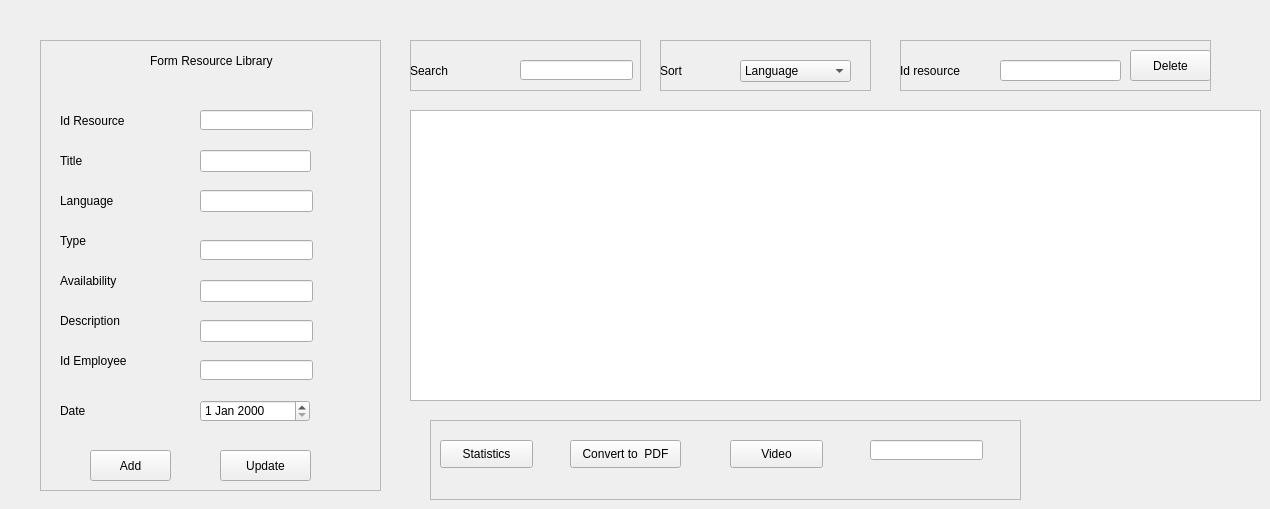
    <widget class="QWidget" name="tab_6">
     <attribute name="title">
      <string>Tab 1</string>
     </attribute>
     <widget class="QFrame" name="frame_30">
      <property name="geometry">
       <rect>
        <x>40</x>
        <y>40</y>
        <width>341</width>
        <height>451</height>
       </rect>
      </property>
      <property name="frameShape">
       <enum>QFrame::StyledPanel</enum>
      </property>
      <property name="frameShadow">
       <enum>QFrame::Raised</enum>
      </property>
      <widget class="QLabel" name="label_65">
       <property name="geometry">
        <rect>
         <x>110</x>
         <y>10</y>
         <width>151</width>
         <height>21</height>
        </rect>
       </property>
       <property name="text">
        <string>Form Resource Library </string>
       </property>
      </widget>
      <widget class="QLabel" name="label_66">
       <property name="geometry">
        <rect>
         <x>20</x>
         <y>70</y>
         <width>121</width>
         <height>21</height>
        </rect>
       </property>
       <property name="text">
        <string>Id Resource</string>
       </property>
      </widget>
      <widget class="QLabel" name="label_67">
       <property name="geometry">
        <rect>
         <x>20</x>
         <y>110</y>
         <width>121</width>
         <height>21</height>
        </rect>
       </property>
       <property name="text">
        <string>Title</string>
       </property>
      </widget>
      <widget class="QLabel" name="label_68">
       <property name="geometry">
        <rect>
         <x>20</x>
         <y>150</y>
         <width>121</width>
         <height>21</height>
        </rect>
       </property>
       <property name="text">
        <string>Language</string>
       </property>
      </widget>
      <widget class="QLabel" name="label_69">
       <property name="geometry">
        <rect>
         <x>20</x>
         <y>190</y>
         <width>121</width>
         <height>21</height>
        </rect>
       </property>
       <property name="text">
        <string>Type</string>
       </property>
      </widget>
      <widget class="QLabel" name="label_70">
       <property name="geometry">
        <rect>
         <x>20</x>
         <y>270</y>
         <width>121</width>
         <height>21</height>
        </rect>
       </property>
       <property name="text">
        <string>Description</string>
       </property>
      </widget>
      <widget class="QLabel" name="label_71">
       <property name="geometry">
        <rect>
         <x>20</x>
         <y>310</y>
         <width>121</width>
         <height>21</height>
        </rect>
       </property>
       <property name="text">
        <string>Id Employee</string>
       </property>
      </widget>
      <widget class="QLabel" name="label_72">
       <property name="geometry">
        <rect>
         <x>20</x>
         <y>230</y>
         <width>121</width>
         <height>21</height>
        </rect>
       </property>
       <property name="text">
        <string>Availability</string>
       </property>
      </widget>
      <widget class="QLabel" name="label_73">
       <property name="geometry">
        <rect>
         <x>20</x>
         <y>360</y>
         <width>121</width>
         <height>21</height>
        </rect>
       </property>
       <property name="text">
        <string>Date</string>
       </property>
      </widget>
      <widget class="QLineEdit" name="res">
       <property name="geometry">
        <rect>
         <x>160</x>
         <y>70</y>
         <width>113</width>
         <height>20</height>
        </rect>
       </property>
      </widget>
      <widget class="QLineEdit" name="TITLE">
       <property name="geometry">
        <rect>
         <x>160</x>
         <y>110</y>
         <width>111</width>
         <height>22</height>
        </rect>
       </property>
      </widget>
      <widget class="QLineEdit" name="RLANGUAGE">
       <property name="geometry">
        <rect>
         <x>160</x>
         <y>150</y>
         <width>113</width>
         <height>22</height>
        </rect>
       </property>
      </widget>
      <widget class="QLineEdit" name="RTYPE">
       <property name="geometry">
        <rect>
         <x>160</x>
         <y>200</y>
         <width>113</width>
         <height>20</height>
        </rect>
       </property>
      </widget>
      <widget class="QLineEdit" name="RAVAILIBILITY">
       <property name="geometry">
        <rect>
         <x>160</x>
         <y>240</y>
         <width>113</width>
         <height>22</height>
        </rect>
       </property>
      </widget>
      <widget class="QLineEdit" name="RDESCRIPTION">
       <property name="geometry">
        <rect>
         <x>160</x>
         <y>280</y>
         <width>113</width>
         <height>22</height>
        </rect>
       </property>
      </widget>
      <widget class="QLineEdit" name="ID_EMPLOYEE">
       <property name="geometry">
        <rect>
         <x>160</x>
         <y>320</y>
         <width>113</width>
         <height>20</height>
        </rect>
       </property>
      </widget>
      <widget class="QDateEdit" name="RDATE">
       <property name="geometry">
        <rect>
         <x>160</x>
         <y>360</y>
         <width>110</width>
         <height>22</height>
        </rect>
       </property>
      </widget>
      <widget class="QPushButton" name="pushButton_addr">
       <property name="geometry">
        <rect>
         <x>50</x>
         <y>410</y>
         <width>81</width>
         <height>31</height>
        </rect>
       </property>
       <property name="text">
        <string>Add</string>
       </property>
      </widget>
      <widget class="QPushButton" name="pushButton_updater">
       <property name="geometry">
        <rect>
         <x>180</x>
         <y>410</y>
         <width>91</width>
         <height>31</height>
        </rect>
       </property>
       <property name="text">
        <string>Update</string>
       </property>
      </widget>
     </widget>
     <widget class="QFrame" name="frame_31">
      <property name="geometry">
       <rect>
        <x>410</x>
        <y>40</y>
        <width>231</width>
        <height>51</height>
       </rect>
      </property>
      <property name="frameShape">
       <enum>QFrame::StyledPanel</enum>
      </property>
      <property name="frameShadow">
       <enum>QFrame::Raised</enum>
      </property>
      <widget class="QLineEdit" name="lineEdit_rechercher">
       <property name="geometry">
        <rect>
         <x>110</x>
         <y>20</y>
         <width>113</width>
         <height>20</height>
        </rect>
       </property>
      </widget>
      <widget class="QLabel" name="label_74">
       <property name="geometry">
        <rect>
         <x>0</x>
         <y>20</y>
         <width>151</width>
         <height>21</height>
        </rect>
       </property>
       <property name="text">
        <string>Search</string>
       </property>
      </widget>
     </widget>
     <widget class="QFrame" name="frame_32">
      <property name="geometry">
       <rect>
        <x>660</x>
        <y>40</y>
        <width>211</width>
        <height>51</height>
       </rect>
      </property>
      <property name="frameShape">
       <enum>QFrame::StyledPanel</enum>
      </property>
      <property name="frameShadow">
       <enum>QFrame::Raised</enum>
      </property>
      <widget class="QLabel" name="label_75">
       <property name="geometry">
        <rect>
         <x>0</x>
         <y>20</y>
         <width>151</width>
         <height>21</height>
        </rect>
       </property>
       <property name="text">
        <string>Sort</string>
       </property>
      </widget>
      <widget class="QComboBox" name="comboBox_sortr">
       <property name="geometry">
        <rect>
         <x>80</x>
         <y>20</y>
         <width>111</width>
         <height>22</height>
        </rect>
       </property>
       <item>
        <property name="text">
         <string>Language</string>
        </property>
       </item>
       <item>
        <property name="text">
         <string>Availability</string>
        </property>
       </item>
       <item>
        <property name="text">
         <string>Type</string>
        </property>
       </item>
      </widget>
     </widget>
     <widget class="QTableView" name="tableViewr">
      <property name="geometry">
       <rect>
        <x>410</x>
        <y>110</y>
        <width>851</width>
        <height>291</height>
       </rect>
      </property>
     </widget>
     <widget class="QFrame" name="frame_33">
      <property name="geometry">
       <rect>
        <x>430</x>
        <y>420</y>
        <width>591</width>
        <height>80</height>
       </rect>
      </property>
      <property name="frameShape">
       <enum>QFrame::StyledPanel</enum>
      </property>
      <property name="frameShadow">
       <enum>QFrame::Raised</enum>
      </property>
      <widget class="QPushButton" name="pushButton_7r">
       <property name="geometry">
        <rect>
         <x>10</x>
         <y>20</y>
         <width>93</width>
         <height>28</height>
        </rect>
       </property>
       <property name="text">
        <string>Statistics</string>
       </property>
      </widget>
      <widget class="QPushButton" name="pushButton_PDFr">
       <property name="geometry">
        <rect>
         <x>140</x>
         <y>20</y>
         <width>111</width>
         <height>28</height>
        </rect>
       </property>
       <property name="text">
        <string>Convert to  PDF</string>
       </property>
      </widget>
      <widget class="QPushButton" name="video">
       <property name="geometry">
        <rect>
         <x>300</x>
         <y>20</y>
         <width>93</width>
         <height>28</height>
        </rect>
       </property>
       <property name="text">
        <string>Video</string>
       </property>
      </widget>
      <widget class="QLineEdit" name="arduinoo">
       <property name="geometry">
        <rect>
         <x>440</x>
         <y>20</y>
         <width>113</width>
         <height>20</height>
        </rect>
       </property>
      </widget>
     </widget>
     <widget class="QFrame" name="frame_34">
      <property name="geometry">
       <rect>
        <x>900</x>
        <y>40</y>
        <width>311</width>
        <height>51</height>
       </rect>
      </property>
      <property name="frameShape">
       <enum>QFrame::StyledPanel</enum>
      </property>
      <property name="frameShadow">
       <enum>QFrame::Raised</enum>
      </property>
      <widget class="QLineEdit" name="del">
       <property name="geometry">
        <rect>
         <x>100</x>
         <y>20</y>
         <width>121</width>
         <height>21</height>
        </rect>
       </property>
      </widget>
      <widget class="QPushButton" name="pushButton_deleter">
       <property name="geometry">
        <rect>
         <x>230</x>
         <y>10</y>
         <width>81</width>
         <height>31</height>
        </rect>
       </property>
       <property name="text">
        <string>Delete</string>
       </property>
      </widget>
      <widget class="QLabel" name="label_76">
       <property name="geometry">
        <rect>
         <x>0</x>
         <y>20</y>
         <width>151</width>
         <height>21</height>
        </rect>
       </property>
       <property name="text">
        <string>Id resource</string>
       </property>
      </widget>
     </widget>
    </widget>
